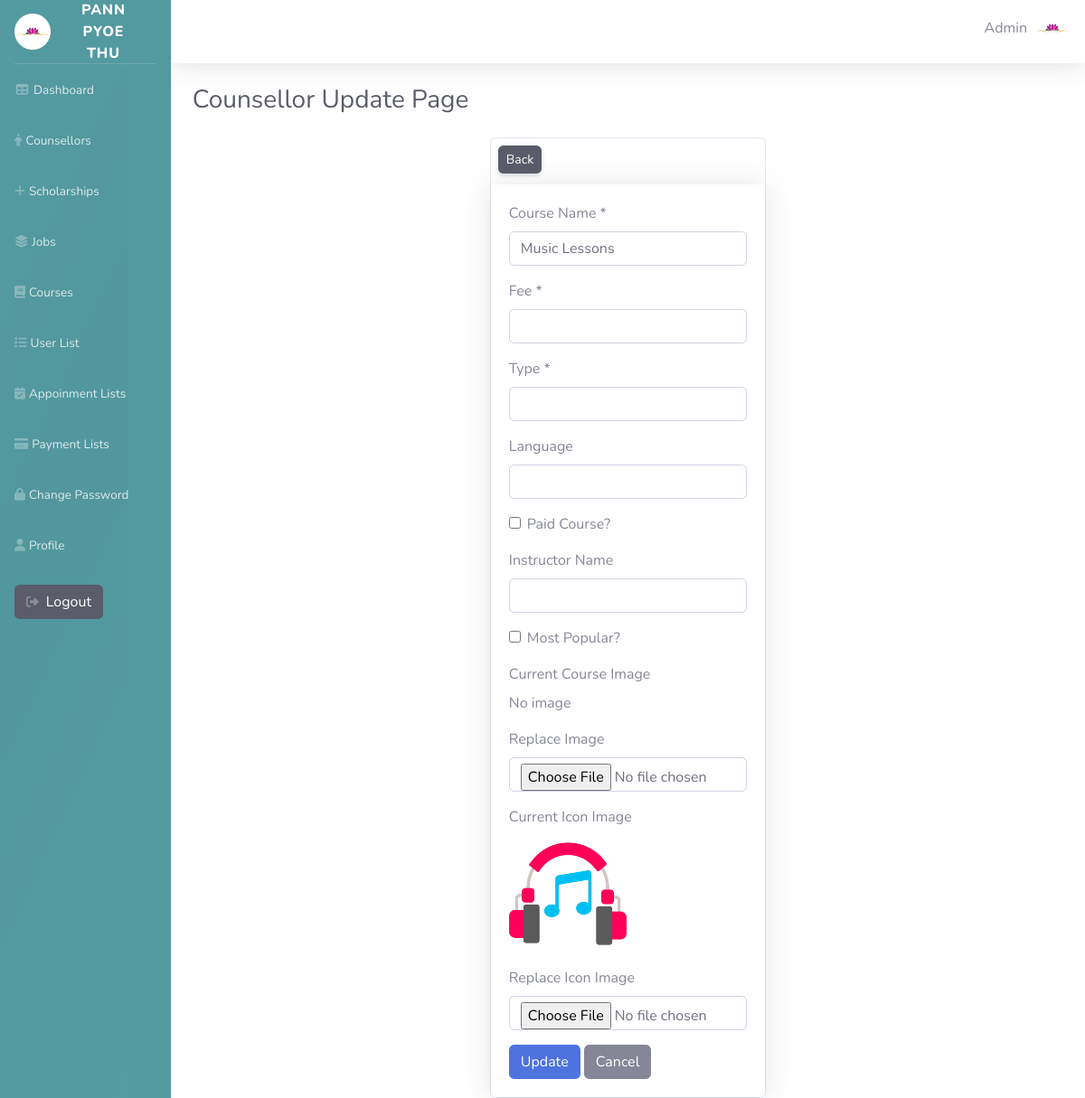
Page /Admin/Courses/edit.php?course_id=11 (signed in) on the committed database.
### tables this page shows
CREATE TABLE `user_tbl` (
  `user_id` int(11) NOT NULL,
  `course_id` int(11) DEFAULT NULL,
  `job_id` int(11) DEFAULT NULL,
  `user_name` varchar(50) DEFAULT NULL,
  `email` varchar(30) NOT NULL,
  `password_hash` varchar(100) NOT NULL,
  `role` varchar(15) NOT NULL DEFAULT 'user',
  `phone` varchar(20) DEFAULT NULL,
  `profile_path` varchar(255) DEFAULT NULL
);

CREATE TABLE `course_tbl` (
  `course_id` int(11) NOT NULL,
  `course_name` varchar(255) NOT NULL,
  `fee` varchar(50) DEFAULT NULL,
  `type` varchar(100) DEFAULT NULL,
  `language` varchar(20) DEFAULT NULL,
  `paid_status` tinyint(1) NOT NULL,
  `instructor_name` varchar(255) DEFAULT NULL,
  `image_url` varchar(255) DEFAULT NULL,
  `icon_url` varchar(255) DEFAULT NULL,
  `is_popular` tinyint(1) DEFAULT 0,
  `is_upcoming` tinyint(1) DEFAULT 0,
  `most_popular` tinyint(1) DEFAULT 0
);

### Admin/Courses/edit.php (the view, shortened to what this page needs)
<?php
include '../database/db_connection.php';
$course_id = (int) $_GET['course_id'];
$stmt = $pdo->prepare("SELECT * FROM Course_tbl WHERE course_id = ?");
$stmt->execute([$course_id]);
$current = $stmt->fetch(PDO::FETCH_ASSOC);
?>
    <div class="container-fluid">
        <div class="d-sm-flex align-items-center justify-content-between mb-4">
            <h1 class="h3 mb-0 text-gray-800">Counsellor Update Page</h1>
        </div>
        <div class="">
            <div class="row">
                <div class="col-4 offset-4">
                    <div class="card">
                        <div class="card-title">
                            <a href="./list.php"
                                class="btn btn-sm bg-dark mt-2 mx-2 text-white rounded shadow-sm">Back</a>
                        </div>
                        <div class="card-body shadow">
                            <form method="post" action="" enctype="multipart/form-data">
                            <div class="mb-3">
                                <label>Course Name *</label>
                                <input type="text" name="course_name" class="form-control" required
                                       value="<?= htmlspecialchars($current['course_name']) ?>">
                            </div>
                            <div class="mb-3">
                                <label>Fee *</label>
                                <input type="text" name="fee" class="form-control" required
                                       value="<?= htmlspecialchars($current['fee']) ?>">
                            </div>
                            <div class="mb-3">
                                <label>Type *</label>
                                <input type="text" name="type" class="form-control" required
                                       value="<?= htmlspecialchars($current['type']) ?>">
                            </div>
                            <div class="mb-3">
                                <label>Language</label>
                                <input type="text" name="language" class="form-control"
                                       value="<?= htmlspecialchars($current['language']) ?>">
                            </div>
                            <div class="mb-3 form-check">
                                <input type="checkbox" name="paid_status" id="paid_status" class="form-check-input"
                                    <?= $current['paid_status'] ? 'checked' : '' ?>>
                                <label for="paid_status" class="form-check-label">Paid Course?</label>
                            </div>
                            <div class="mb-3">
                                <label>Instructor Name</label>
                                <input type="text" name="instructor_name" class="form-control"
                                       value="<?= htmlspecialchars($current['instructor_name']) ?>">
                            </div>
                            <div class="mb-3 form-check">
                                <input type="checkbox" name="most_popular" id="most_popular" class="form-check-input"
                                    <?= $current['most_popular'] ? 'checked' : '' ?>>
                                <label for="most_popular" class="form-check-label">Most Popular?</label>
                            </div>
                            <div class="mb-3">
                                <label>Current Course Image</label><br>
                                <?php if ($current['image_url']): ?>
                                    <img src="<?= htmlspecialchars('../../Courses page Images/' . $current['image_url']) ?>"
                                         alt="current image" style="width:130px; height:130px; object-fit:cover;">
                                <?php else: ?>
                                    <span class="text-muted">No image</span>
                                <?php endif; ?>
                            </div>
                            <div class="mb-3">
                                <label>Replace Image</label>
                                <input type="file" name="image_url" accept="image/*" class="form-control">
                            </div>
                            <div class="mb-3">
                                <label>Current Icon Image</label><br>
                                <?php if ($current['icon_url']): ?>
                                    <img src="<?= htmlspecialchars('../../Courses page Images/' . $current['icon_url']) ?>"
                                         alt="current icon" style="width:130px; height:130px; object-fit:cover;">
                                <?php else: ?>
                                    <span class="text-muted">No icon image</span>
                                <?php endif; ?>
                            </div>
                            <div class="mb-3">
                                <label>Replace Icon Image</label>
                                <input type="file" name="icon" accept="image/*" class="form-control">
                            </div>
                            <button type="submit" class="btn btn-primary">Update</button>
                            <a href="list.php" class="btn btn-secondary ms-2">Cancel</a>
                        </form>
                        </div>
                    </div>
                </div>
            </div>
        </div>
    </div>
<?php
    $content = ob_get_clean();
    require '../layouts/master.php';
?>

### Admin/layouts/master.php (shortened to what this page needs)
<?php
require '../database/db_connection.php';
$user_id = $_SESSION['user_id'] ?? null;
if ($user_id) {
    $stmt = $conn->prepare("SELECT * FROM user_tbl WHERE user_id = ?");
    $stmt->bind_param("i", $user_id);
    $stmt->execute();
    $result = $stmt->get_result();
    $user = $result->fetch_assoc();
} else {
    $user = null;
}
?>
<!DOCTYPE html>
<html lang="en">
<head>
    <link rel="stylesheet" href="https://cdnjs.cloudflare.com/ajax/libs/font-awesome/6.5.2/css/all.min.css"
 />
    <link href="../css/sb-admin-2.min.css" rel="stylesheet">
</head>
<body id="page-top">
    <div id="wrapper">
        <ul style="background-color: rgb(83, 153, 160);" class="navbar-nav sidebar sidebar-dark accordion" id="accordionSidebar">
            <a class="sidebar-brand d-flex align-items-center justify-content-center" href="index.html">
                <div class="sidebar-brand-icon ">
                     <img src="../../HomePimg/Logo.ico" style="width: 40px" alt="">
                </div>
                <div class="sidebar-brand-text mx-3">Pann Pyoe Thu</div>
            </a>
            <hr class="sidebar-divider my-0">
            <li class="nav-item">
                <a class="nav-link" href="../dashboard/main.php"><i class="fas fa-fw fa-table"></i><span>Dashboard </span></a>
            </li>
            <li class="nav-item">
                <a class="nav-link" href="../Counsellor/list.php"><i class="fa-solid fa-person"></i><span>Counsellors </span></a>
            </li>
            <li class="nav-item">
                <a class="nav-link" href="../Scholarships/list.php"><i class="fa-solid fa-plus"></i></i><span>Scholarships </span></a>
            </li>
            <li class="nav-item">
                <a class="nav-link" href="../Jobs/list.php"><i class="fa-solid fa-layer-group"></i><span>Jobs</span></a>
            </li>
            <li class="nav-item">
                <a class="nav-link" href="../Courses/list.php"><i class="fa-solid fa-book"></i><span>Courses </span></a>
            </li>
            <li class="nav-item">
                <a class="nav-link" href="../Users/userlist.php"><i class="fa-solid fa-list"></i><span>User List</span></a>
            </li>
            <li class="nav-item">
                <a class="nav-link" href="../Appointment_lists/appoinment.php"><i class="fa-solid fa-calendar-check"></i><span>Appoinment Lists </span></a>
            </li>
                      <li class="nav-item">
                <a class="nav-link" href="../Payment/list.php"><i class="fa-solid fa-credit-card"></i><span>Payment Lists </span></a>
            </li>
            <li class="nav-item">
                <a class="nav-link" href="../changepassword/changepassword.php"><i class="fa-solid fa-lock"></i></i></i><span>Change Password </span></a>
            </li>
            <li class="nav-item">
                <a class="nav-link" href="../changepassword/profile.php"><i class="fa-solid fa-user"></i><span>Profile </span></a>
            </li>
            <li class="nav-item">
                <form action="../logout.php" method="post">
                    <span class="nav-link">
                        <button type="submit" class="btn bg-dark text-white"><i
                                class="fa-solid fa-right-from-bracket"></i> Logout</button>
                    </span>
                </form>
            </li>
        </ul>
        <div id="content-wrapper" class="d-flex flex-column">
            <div id="content" style="background-color: white">
                <nav class="navbar navbar-expand navbar-light bg-white topbar mb-4 static-top shadow">
                    <ul class="navbar-nav ml-auto">
                       <?php if (!empty($user) && is_array($user)): ?>
                            <p class="mt-2 mr-2" ><?php echo htmlspecialchars($user['user_name']); ?></p>
                        <?php else: ?>
                            <p class="mt-2 mr-2">Guest</p>
                        <?php endif; ?>
                     <?php if ($user['profile_path']): ?>
                        <img src="../../<?php echo htmlspecialchars($user['profile_path']) ?>" alt="Profile"  style="width:40px; height:40px; object-fit:cover;" class="rounded-circle">
                        <?php else: ?>
                        <img src="../uploads/1000_F_64675209_7ve2XQANuzuHjMZXP3aIYIpsDKEbF5dD.jpg" alt="Profile"  style="width:40px; height:40px; object-fit:cover;" class="rounded-circle">
                        <?php endif; ?>
                    </ul>
                </nav>
                    <?= $content ?>
</body>
</html>

### Admin/layouts/master.php (style rules this page uses)
#accordionSidebar { position: relative; overflow: hidden; -webkit-font-smoothing: antialiased; }
#accordionSidebar::before { content: ""; position: absolute; inset: 0; pointer-events: none; background: linear-gradient(115deg, rgba(255,255,255,0.02) 0%, rgba(255,255,255,0.00) 20%, rgba(0,0,0,0.02) 50%, rgba(255,255,255,0.00) 80%, rgba(255,255,255,0.02) 100%); transform: translateX(-25%); mix-blend-mode: overlay; animation: sidebar-sheen 8s linear infinite; transition: opacity .3s ease; }
#accordionSidebar .nav-link { position: relative; overflow: hidden; transition: transform .18s ease, box-shadow .18s ease, background-color .18s ease; border-radius: 6px; }
#accordionSidebar .nav-link::after { content: ""; position: absolute; left: -10%; top: 0; height: 100%; width: 0%; pointer-events: none; background: linear-gradient(90deg, rgba(255,255,255,0.06) 0%, rgba(255,255,255,0.02) 40%, rgba(255,255,255,0.01) 60%, rgba(255,255,255,0.04) 100%); transition: width .36s cubic-bezier(.2,.9,.2,1), left .36s cubic-bezier(.2,.9,.2,1); mix-blend-mode: screen; }
#accordionSidebar .nav-item i { transition: color .25s ease, text-shadow .25s ease, transform .25s ease; }
.topbar { position: relative; overflow: hidden; }
.topbar::before { content: ""; position: absolute; inset: 0; pointer-events: none; background: linear-gradient(90deg, rgba(0,0,0,0.02), rgba(255,255,255,0.03), rgba(0,0,0,0.02)); transform: translateX(-15%); mix-blend-mode: overlay; animation: topbar-sheen 12s linear infinite; }

### rows in the picture
user_tbl: user_name "Admin", profile_path (picture)
course_tbl: course_name "Music Lessons", icon_url (picture)
